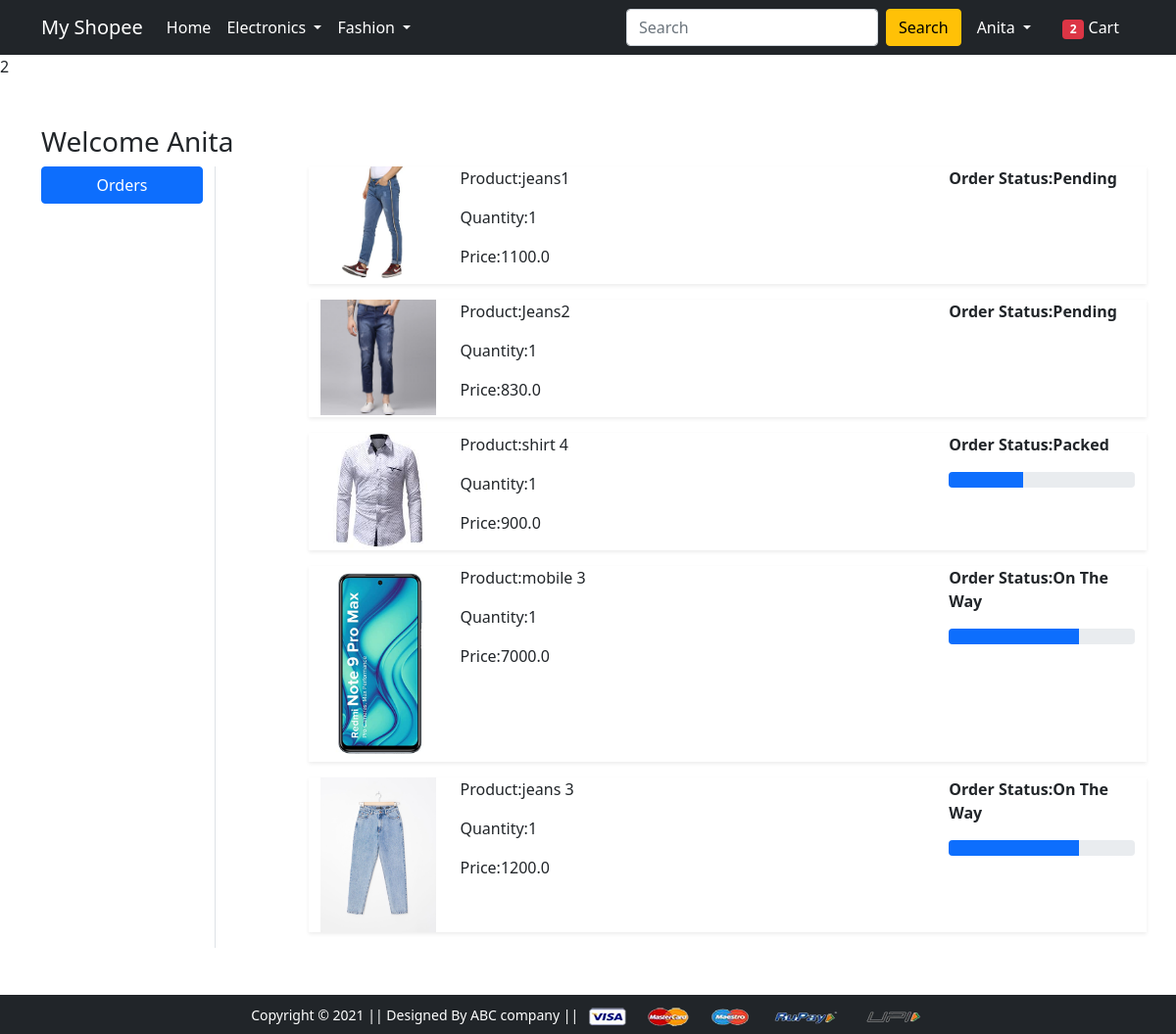
/orders/ (signed in), run on the app's committed database.
### app/models.py (models this page shows, shortened)
class OrderPlaced(models.Model):
    user = models.ForeignKey(User, on_delete=models.CASCADE)
    customer = models.ForeignKey(Customer, on_delete=models.CASCADE)
    product = models.ForeignKey(Product, on_delete=models.CASCADE)
    quantity = models.PositiveIntegerField(default=1)
    order_date = models.DateField(auto_now=True)
    status = models.CharField(
        max_length=50, choices=STATUS_CHOICES, default='Pending')
    @property
    def total_cost(self):
        return self.quantity * self.product.discounted_price

class Product(models.Model):
    title = models.CharField(max_length=100)
    selling_price = models.FloatField()
    discounted_price = models.FloatField()
    description = models.TextField()
    brand = models.CharField(max_length=100)
    category = models.CharField(choices=CATEGORY_CHOICES, max_length=2)
    product_image = models.ImageField(upload_to='productimg')

### app/views.py (the view)
# urls.py: path('orders/', views.orders, name='orders'),
@login_required
def orders(request):
    totalitem=0
    if request.user.is_authenticated:
        totalitem=len(Cart.objects.filter(user=request.user))
    op=OrderPlaced.objects.filter(user=request.user)
    return render(request, 'app/orders.html',{'orederplaced':op,'totalitem':totalitem})

### app/templates/app/orders.html (shortened to what this page needs)
{% extends 'app/base.html' %}
{% load static %}
{% block main-content %}
{% block cartnum %}{{totalitem}}{% endblock cartnum %}
<div class="container my-5">
    <div class="row">
        <h3>Welcome <span class="text-capitalize">{{request.user}}</span></h3>
        <div class="col-sm-2 border-end">
            <ul class="list-unstyled">
                <li class="d-grid"><a href="{% url 'orders' %}" class="btn btn-primary">Orders</a></li>
            </ul>
        </div>
        <div class="col-sm-9 offset-sm-1">
            {% for op in orederplaced %}
            <div class="row shadow-sm mb-3">
                <div class="col-sm-2">
                    <img src="{{op.product.product_image.url}}" alt="" class="img-fluid" height="150" width="150">
                </div>
                <div class="col-sm-7">
                    <p>Product:{{op.product.title}}</p>
                    <p>Quantity:{{op.quantity}}</p>
                    <p>Price:{{op.total_cost}}</p>
                </div>
                <div class="col-sm-3 fw-bold">
                    <p>Order Status:{{op.status}}</p>
                    {% if op.status == 'Packed' %}
                    <div class="progress">
                        <div class="progress-bar" role="progressbar" style="width: 40%" aria-valuenow="40"
                            aria-valuemin="0" aria-valuemax="100"></div>
                    </div>
                    {% endif %}
                    {% if op.status == 'On The Way' %}
                    <div class="progress">
                        <div class="progress-bar" role="progressbar" style="width: 70%" aria-valuenow="70"
                            aria-valuemin="0" aria-valuemax="100"></div>
                    </div>
                    {% endif %}
                </div>
            </div>
            {% endfor %}
        </div>
    </div>
</div>
{% endblock main-content %}

### app/templates/app/base.html (shortened to what this page needs)
<!doctype html>
{% load static %}
<html lang="en">
<head>
  <link href="https://cdn.jsdelivr.net/npm/bootstrap@5.0.0-beta1/dist/css/bootstrap.min.css" rel="stylesheet"
>
  <link rel="stylesheet" href="{% static 'app/css/owl.carousel.min.css' %}">
  <link rel="stylesheet" href="{% static 'app/css/all.min.css' %}">
  <link rel="stylesheet" href="{% static 'app/css/style.css' %}">
</head>
<body>
  <nav class="navbar navbar-expand-lg navbar-dark bg-dark">
    <div class="container">
      <a class="navbar-brand " href="/">My Shopee</a>
      <div class="collapse navbar-collapse" id="navbarSupportedContent">
        <ul class="navbar-nav me-auto mb-2 mb-lg-0">
          <li class="nav-item">
            <a class="nav-link active" aria-current="page" href="/">Home</a>
          </li>
          <li class="nav-item dropdown">
            <a class="nav-link dropdown-toggle text-white" href="#" id="electronicsDropdown" role="button"
              data-bs-toggle="dropdown" aria-expanded="false">
              Electronics
            </a>
          </li>
          <li class="nav-item dropdown">
            <a class="nav-link dropdown-toggle text-white" href="#" id="fashionDropdown" role="button"
              data-bs-toggle="dropdown" aria-expanded="false">
              Fashion
            </a>
          </li>
        </ul>
        <form class="d-flex">
          <input class="form-control me-2" type="search" placeholder="Search" aria-label="Search">
          <button class="btn btn-warning" type="submit">Search </button>
        </form>
        <div>
          <ul class="navbar-nav me-auto mb-2 mb-lg-0">
            {% if request.user.is_authenticated %}
            <li class="nav-item dropdown mx-2">
              <a class="nav-link dropdown-toggle text-white" href="#" id="profileDropdown" role="button"
                data-bs-toggle="dropdown" aria-expanded="false">
                <span class="text-capitalize">{{request.user}}</span>
              </a>
            </li>
            <li class="nav-item mx-2">
              <a href="{% url 'showcart' %}" class="nav-link text-white"><span class="badge bg-danger">{% block cartnum %}{{totalitem}}{% endblock cartnum %}</span> Cart
              </a>
            </li>
            {% endif %}
          </ul>
        </div>
      </div>
    </div>
  </nav>
  {% block main-content %} {% endblock main-content %}
  <footer class="container-fluid bg-dark text-center p-2 mt-5">
    <small class="text-white">Copyright &copy; 2021 || Designed By ABC company || </small>
    <img src="{% static 'app/images/payment.png' %}" alt="" srcset="" class="img-fluid" height="2px">
  </footer>
</body>
</html>

### data on the page
OrderPlaced: product.product_image (picture), product "jeans1", quantity "1", total_cost "1100.0", status "Pending"
OrderPlaced: product.product_image (picture), product "Jeans2", quantity "1", total_cost "830.0", status "Pending"
OrderPlaced: product.product_image (picture), product "shirt 4", quantity "1", total_cost "900.0", status "Packed"
OrderPlaced: product.product_image (picture), product "mobile 3", quantity "1", total_cost "7000.0", status "On The Way"
OrderPlaced: product.product_image (picture), product "jeans 3", quantity "1", total_cost "1200.0", status "On The Way"

### other printed values
{{ request.user }} "Anita"
{{ totalitem }} "2 2"
